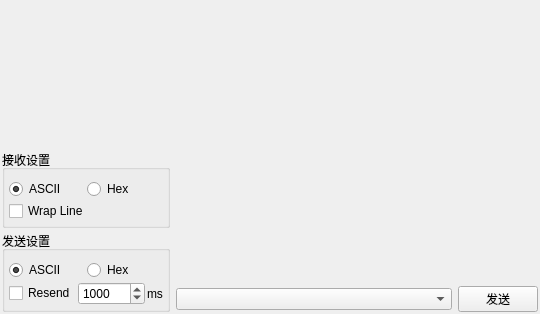
<?xml version="1.0" encoding="UTF-8"?>
<ui version="4.0">
 <class>TextTRView</class>
 <widget class="QWidget" name="TextTRView">
  <property name="geometry">
   <rect>
    <x>0</x>
    <y>0</y>
    <width>540</width>
    <height>314</height>
   </rect>
  </property>
  <property name="sizePolicy">
   <sizepolicy hsizetype="Preferred" vsizetype="Preferred">
    <horstretch>0</horstretch>
    <verstretch>0</verstretch>
   </sizepolicy>
  </property>
  <property name="windowTitle">
   <string>Form</string>
  </property>
  <layout class="QVBoxLayout" name="verticalLayout_5">
   <property name="leftMargin">
    <number>2</number>
   </property>
   <property name="topMargin">
    <number>2</number>
   </property>
   <property name="rightMargin">
    <number>2</number>
   </property>
   <property name="bottomMargin">
    <number>2</number>
   </property>
   <item>
    <widget class="TextEdit" name="textEditRx" native="true">
     <property name="sizePolicy">
      <sizepolicy hsizetype="Preferred" vsizetype="Expanding">
       <horstretch>0</horstretch>
       <verstretch>1</verstretch>
      </sizepolicy>
     </property>
    </widget>
   </item>
   <item>
    <layout class="QHBoxLayout" name="horizontalLayout_4">
     <item>
      <widget class="QWidget" name="trxWidget" native="true">
       <property name="sizePolicy">
        <sizepolicy hsizetype="Fixed" vsizetype="Fixed">
         <horstretch>0</horstretch>
         <verstretch>0</verstretch>
        </sizepolicy>
       </property>
       <layout class="QVBoxLayout" name="verticalLayout_4">
        <property name="spacing">
         <number>3</number>
        </property>
        <property name="leftMargin">
         <number>0</number>
        </property>
        <property name="topMargin">
         <number>0</number>
        </property>
        <property name="rightMargin">
         <number>0</number>
        </property>
        <property name="bottomMargin">
         <number>0</number>
        </property>
        <item>
         <widget class="QGroupBox" name="groupBox">
          <property name="sizePolicy">
           <sizepolicy hsizetype="Preferred" vsizetype="Fixed">
            <horstretch>0</horstretch>
            <verstretch>0</verstretch>
           </sizepolicy>
          </property>
          <property name="title">
           <string>接收设置</string>
          </property>
          <layout class="QVBoxLayout" name="verticalLayout_3">
           <property name="spacing">
            <number>2</number>
           </property>
           <property name="leftMargin">
            <number>4</number>
           </property>
           <property name="rightMargin">
            <number>4</number>
           </property>
           <property name="bottomMargin">
            <number>4</number>
           </property>
           <item>
            <layout class="QHBoxLayout" name="horizontalLayout">
             <item>
              <widget class="QRadioButton" name="portReadAscii">
               <property name="text">
                <string>ASCII</string>
               </property>
               <property name="checked">
                <bool>true</bool>
               </property>
              </widget>
             </item>
             <item>
              <widget class="QRadioButton" name="portReadHex">
               <property name="text">
                <string>Hex</string>
               </property>
               <property name="checkable">
                <bool>true</bool>
               </property>
               <property name="checked">
                <bool>false</bool>
               </property>
              </widget>
             </item>
            </layout>
           </item>
           <item>
            <widget class="QCheckBox" name="wrapLineBox">
             <property name="text">
              <string>Wrap Line</string>
             </property>
            </widget>
           </item>
          </layout>
         </widget>
        </item>
        <item>
         <widget class="QGroupBox" name="groupBox_2">
          <property name="sizePolicy">
           <sizepolicy hsizetype="Preferred" vsizetype="Fixed">
            <horstretch>0</horstretch>
            <verstretch>0</verstretch>
           </sizepolicy>
          </property>
          <property name="title">
           <string>发送设置</string>
          </property>
          <layout class="QVBoxLayout" name="verticalLayout_2">
           <property name="spacing">
            <number>2</number>
           </property>
           <property name="leftMargin">
            <number>4</number>
           </property>
           <property name="rightMargin">
            <number>4</number>
           </property>
           <property name="bottomMargin">
            <number>4</number>
           </property>
           <item>
            <layout class="QHBoxLayout" name="horizontalLayout_2">
             <item>
              <widget class="QRadioButton" name="portWriteAscii">
               <property name="text">
                <string>ASCII</string>
               </property>
               <property name="checked">
                <bool>true</bool>
               </property>
              </widget>
             </item>
             <item>
              <widget class="QRadioButton" name="portWriteHex">
               <property name="text">
                <string>Hex</string>
               </property>
              </widget>
             </item>
            </layout>
           </item>
           <item>
            <layout class="QHBoxLayout" name="horizontalLayout_3">
             <property name="spacing">
              <number>2</number>
             </property>
             <item>
              <widget class="QCheckBox" name="resendBox">
               <property name="text">
                <string>Resend</string>
               </property>
              </widget>
             </item>
             <item>
              <widget class="QSpinBox" name="resendIntervalBox">
               <property name="minimum">
                <number>10</number>
               </property>
               <property name="maximum">
                <number>120000</number>
               </property>
               <property name="value">
                <number>1000</number>
               </property>
              </widget>
             </item>
             <item>
              <widget class="QLabel" name="labelms">
               <property name="text">
                <string>ms</string>
               </property>
              </widget>
             </item>
            </layout>
           </item>
          </layout>
         </widget>
        </item>
       </layout>
      </widget>
     </item>
     <item>
      <layout class="QGridLayout" name="gridLayout">
       <property name="verticalSpacing">
        <number>3</number>
       </property>
       <item row="1" column="0">
        <widget class="QComboBox" name="historyBox"/>
       </item>
       <item row="1" column="1">
        <widget class="QPushButton" name="sendButton">
         <property name="sizePolicy">
          <sizepolicy hsizetype="Fixed" vsizetype="Fixed">
           <horstretch>0</horstretch>
           <verstretch>0</verstretch>
          </sizepolicy>
         </property>
         <property name="text">
          <string>发送</string>
         </property>
        </widget>
       </item>
       <item row="0" column="0" colspan="2">
        <widget class="TextEdit" name="textEditTx" native="true">
         <property name="sizePolicy">
          <sizepolicy hsizetype="Preferred" vsizetype="Ignored">
           <horstretch>0</horstretch>
           <verstretch>0</verstretch>
          </sizepolicy>
         </property>
        </widget>
       </item>
      </layout>
     </item>
    </layout>
   </item>
  </layout>
 </widget>
 <customwidgets>
  <customwidget>
   <class>TextEdit</class>
   <extends>QWidget</extends>
   <header>textedit.h</header>
   <container>1</container>
  </customwidget>
 </customwidgets>
 <resources/>
 <connections/>
</ui>
